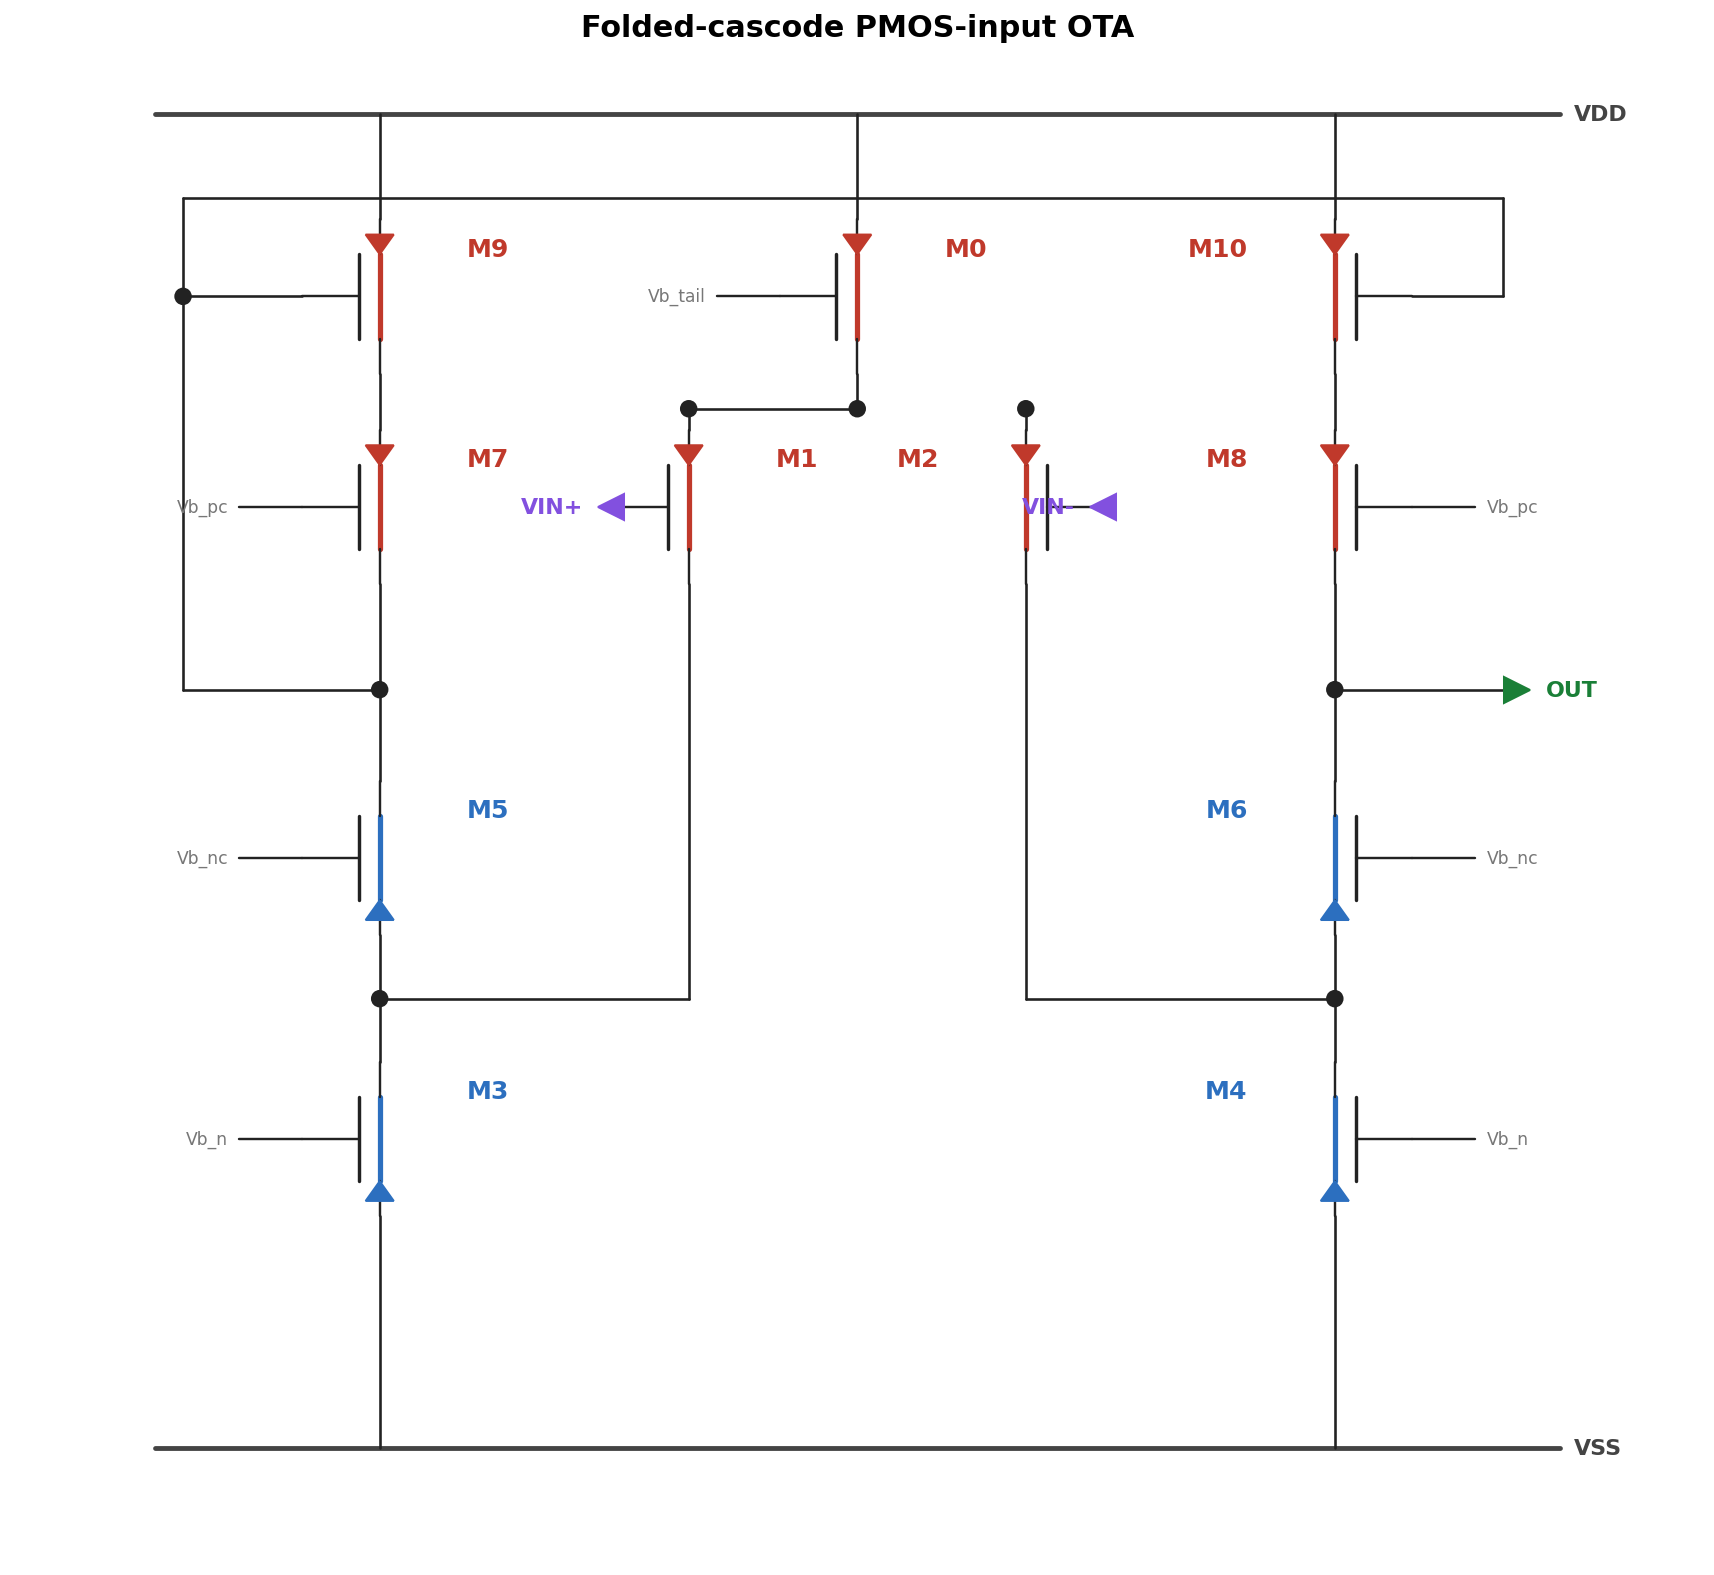

Python code for this plot:
#!/usr/bin/env python3
"""
Folded-cascode PMOS-input OTA — proper schematic (wires, like Virtuoso).
Only device names (M0..M10) are labelled. No sizes. Internal nodes are plain
wires + junction dots; only rails / I-O / ideal-bias pins carry net labels.
Outputs fc_schematic.svg (import into Figma) + fc_schematic.png (preview).
Run: .venv/Scripts/python.exe ota5t/fc_schematic.py
"""
from __future__ import annotations
from pathlib import Path
import matplotlib
matplotlib.use("Agg")
import matplotlib.pyplot as plt
from matplotlib.lines import Line2D
from matplotlib.patches import Polygon, Circle

HERE = Path(__file__).resolve().parent
RED, BLUE, WIRE = "#c0392b", "#2c6fbf", "#222"
fig, ax = plt.subplots(figsize=(12.2, 11))
ax.set_xlim(0, 12); ax.set_ylim(0, 11); ax.axis("off"); ax.set_aspect("equal")


def L(x1, y1, x2, y2, c=WIRE, w=1.3):
    ax.add_line(Line2D([x1, x2], [y1, y2], color=c, lw=w, solid_capstyle="round"))


def wire(pts, c=WIRE, w=1.3):
    for i in range(len(pts) - 1):
        L(pts[i][0], pts[i][1], pts[i+1][0], pts[i+1][1], c, w)


def dot(x, y):
    ax.add_patch(Circle((x, y), 0.05, color=WIRE, zorder=6))


def mos(cx, cy, kind, name, gate="left", lbl_side="right"):
    """Draw MOS. PMOS source=top, NMOS source=bottom. Returns terminals."""
    s, col = 0.30, (RED if kind == "pmos" else BLUE)
    L(cx, cy - s, cx, cy + s, col, 2.6)                      # channel bar
    gx = cx - 0.15 if gate == "left" else cx + 0.15
    gt = cx - 0.55 if gate == "left" else cx + 0.55
    L(gx, cy - s, gx, cy + s, WIRE, 1.7)                     # gate bar
    L(gx, cy, gt, cy, WIRE, 1.2)                             # gate lead
    L(cx, cy + s, cx, cy + 0.55, WIRE, 1.2)                  # top lead
    L(cx, cy - s, cx, cy - 0.55, WIRE, 1.2)                  # bottom lead
    # type arrow on the SOURCE lead (pmos: top, nmos: bottom)
    if kind == "pmos":
        ax.add_patch(Polygon([(cx, cy + s), (cx - 0.1, cy + s + 0.14),
                              (cx + 0.1, cy + s + 0.14)], color=col, zorder=4))
    else:
        ax.add_patch(Polygon([(cx, cy - s), (cx - 0.1, cy - s - 0.14),
                              (cx + 0.1, cy - s - 0.14)], color=col, zorder=4))
    lx = cx + 0.62 if lbl_side == "right" else cx - 0.62
    ax.text(lx, cy + 0.34, name, fontsize=12, fontweight="bold", color=col,
            ha="left" if lbl_side == "right" else "right", va="center", zorder=7)
    return {"top": (cx, cy + 0.55), "bot": (cx, cy - 0.55), "gate": (gt, cy)}


def bias(term, name, side):
    x, y = term
    ex = x - 0.45 if side == "left" else x + 0.45
    L(x, y, ex, y, WIRE, 1.2)
    ax.text(ex + (-0.08 if side == "left" else 0.08), y, name, fontsize=8.5,
            color="#777", ha="right" if side == "left" else "left", va="center")


def port(x, y, name, kind):
    c = "#1a7f37" if kind == "out" else "#8250df"
    m = ">" if kind == "out" else "<"
    ax.plot(x, y, marker=m, ms=13, color=c, zorder=7)
    ax.text(x + (0.2 if kind == "out" else -0.2), y, name, fontsize=11,
            fontweight="bold", color=c, ha="left" if kind == "out" else "right",
            va="center")


VDD_Y, VSS_Y = 10.3, 0.8
# ---- devices ----
M0  = mos(6.0, 9.0, "pmos", "M0", gate="left",  lbl_side="right")
M9  = mos(2.6, 9.0, "pmos", "M9", gate="left",  lbl_side="right")
M10 = mos(9.4, 9.0, "pmos", "M10", gate="right", lbl_side="left")
M7  = mos(2.6, 7.5, "pmos", "M7", gate="left",  lbl_side="right")
M8  = mos(9.4, 7.5, "pmos", "M8", gate="right", lbl_side="left")
M1  = mos(4.8, 7.5, "pmos", "M1", gate="left",  lbl_side="right")
M2  = mos(7.2, 7.5, "pmos", "M2", gate="right", lbl_side="left")
M5  = mos(2.6, 5.0, "nmos", "M5", gate="left",  lbl_side="right")
M6  = mos(9.4, 5.0, "nmos", "M6", gate="right", lbl_side="left")
M3  = mos(2.6, 3.0, "nmos", "M3", gate="left",  lbl_side="right")
M4  = mos(9.4, 3.0, "nmos", "M4", gate="right", lbl_side="left")

# ---- rails ----
L(1.0, VDD_Y, 11.0, VDD_Y, "#444", 2.4)
L(1.0, VSS_Y, 11.0, VSS_Y, "#444", 2.4)
ax.text(11.1, VDD_Y, "VDD", fontsize=11, fontweight="bold", color="#444", va="center")
ax.text(11.1, VSS_Y, "VSS", fontsize=11, fontweight="bold", color="#444", va="center")
for t in (M0["top"], M9["top"], M10["top"]):
    L(t[0], t[1], t[0], VDD_Y)
for t in (M3["bot"], M4["bot"]):
    L(t[0], t[1], t[0], VSS_Y)

# ---- nets (wires + dots) ----
# ntail: M0.bot - M1.top - M2.top
wire([(6.0, 8.45), (6.0, 8.2)]); wire([(4.8, 8.2), (7.2, 8.2)])
wire([(4.8, 8.05), (4.8, 8.2)]); wire([(7.2, 8.05), (7.2, 8.2)])
for d in [(4.8, 8.2), (6.0, 8.2), (7.2, 8.2)]: dot(*d)
# left stack internals
wire([(2.6, 8.45), (2.6, 8.05)])          # nA3 (M9.bot-M7.top)
wire([(2.6, 6.95), (2.6, 5.55)])          # nA2 (M7.bot-M5.top)
wire([(2.6, 4.45), (2.6, 3.55)])          # nA  (M5.bot-M3.top)
# right stack internals
wire([(9.4, 8.45), (9.4, 8.05)])          # nB3
wire([(9.4, 6.95), (9.4, 5.55)])          # OUT (M8.bot-M6.top)
wire([(9.4, 4.45), (9.4, 3.55)])          # nB
# input drains fold to the stacks
wire([(4.8, 6.95), (4.8, 4.0), (2.6, 4.0)]); dot(2.6, 4.0)   # M1.d -> nA
wire([(7.2, 6.95), (7.2, 4.0), (9.4, 4.0)]); dot(9.4, 4.0)   # M2.d -> nB
# mirror-gate bus: nA2 -> M9.gate & M10.gate (top route; crossings = no-connect)
wire([(2.6, 6.2), (1.2, 6.2), (1.2, 9.7), (10.6, 9.7), (10.6, 9.0)])
wire([(10.6, 9.0), M10["gate"][0], M10["gate"][1]])
wire([(1.2, 9.0), M9["gate"][0], M9["gate"][1]])
dot(2.6, 6.2); dot(1.2, 9.0)
# output
wire([(9.4, 6.2), (10.7, 6.2)]); dot(9.4, 6.2); port(10.7, 6.2, "OUT", "out")

# ---- ideal-bias pins + I/O ports ----
bias(M0["gate"], "Vb_tail", "left")
bias(M7["gate"], "Vb_pc", "left");  bias(M8["gate"], "Vb_pc", "right")
bias(M5["gate"], "Vb_nc", "left");  bias(M6["gate"], "Vb_nc", "right")
bias(M3["gate"], "Vb_n",  "left");  bias(M4["gate"], "Vb_n",  "right")
port(M1["gate"][0] - 0.05, M1["gate"][1], "VIN+", "in")
port(M2["gate"][0] + 0.05, M2["gate"][1], "VIN-", "in")

ax.text(6.0, 10.85, "Folded-cascode PMOS-input OTA", fontsize=15,
        fontweight="bold", ha="center")
fig.tight_layout()
fig.savefig(HERE / "fc_schematic.svg", bbox_inches="tight")
fig.savefig(HERE / "fc_schematic.png", dpi=145, bbox_inches="tight")
print("saved fc_schematic.svg + fc_schematic.png")
